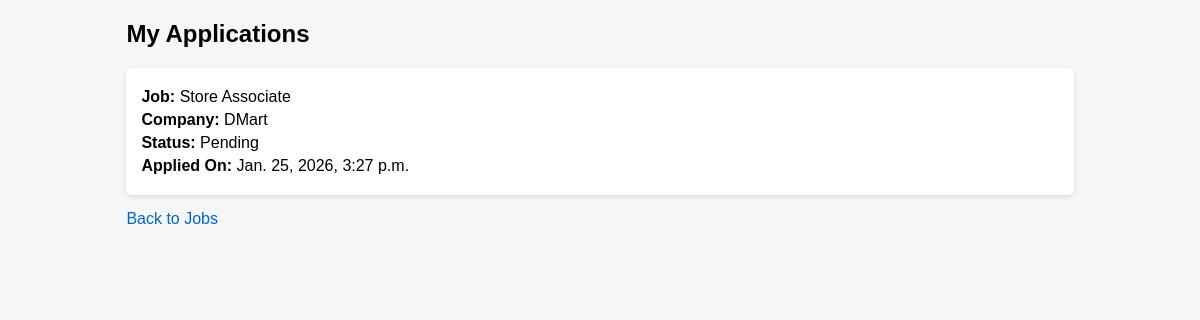
Screenshot of /jobs/my-applications/ (signed in) with the database file from the repository.
### jobs/models.py (models this page shows, shortened)
class Application(models.Model):
    STATUS_CHOICES = [
        ('Pending', 'Pending'),
        ('Approved', 'Approved'),
        ('Rejected', 'Rejected'),
    ]
    job = models.ForeignKey(Job, on_delete=models.CASCADE)
    user = models.ForeignKey(User, on_delete=models.CASCADE, null=True)
    name = models.CharField(max_length=100)
    email = models.EmailField()
    status = models.CharField(max_length=20, choices=STATUS_CHOICES, default='Pending')
    applied_on = models.DateTimeField(auto_now_add=True)

class Job(models.Model):
    title = models.CharField(max_length=200)
    company = models.CharField(max_length=200)
    description = models.TextField()
    location = models.CharField(max_length=100)
    salary = models.CharField(max_length=50)
    posted_by = models.ForeignKey(User, on_delete=models.CASCADE)
    posted_on = models.DateTimeField(auto_now_add=True)

### jobs/views.py (the view)
# urls.py: path('my-applications/', views.my_applications, name='my_applications'),
@login_required(login_url='/login/')
def my_applications(request):
    applications = Application.objects.filter(user=request.user)
    return render(request, 'jobs/my_applications.html', {'applications': applications})

### jobs/templates/jobs/my_applications.html (shortened to what this page needs)
<!DOCTYPE html>
<html>
<head>
    {% load static %}
    <link rel="stylesheet" href="{% static 'jobs/style.css' %}">
</head>
<body>
<div class="container">
    <h2>My Applications</h2>
    {% for app in applications %}
        <div class="job-card">
            <p><strong>Job:</strong> {{ app.job.title }}</p>
            <p><strong>Company:</strong> {{ app.job.company }}</p>
            <p><strong>Status:</strong> {{ app.status }}</p>
            <p><strong>Applied On:</strong> {{ app.applied_on }}</p>
        </div>
    {% empty %}
        <p>No applications yet.</p>
    {% endfor %}
    <a href="/jobs/">Back to Jobs</a>
</div>
</body>
</html>

### jobs/static/jobs/style.css (style rules this page uses)
body { font-family: Arial, sans-serif; background-color: #f4f6f8; }
.container { width: 80%; margin: auto; }
.job-card { background: #ffffff; padding: 15px; margin: 15px 0; border-radius: 6px; box-shadow: 0 2px 5px rgba(0,0,0,0.1); }
.job-card p { margin: 5px 0; }
a { color: #0066cc; text-decoration: none; }

### rows the page displays
Application: job "Store Associate", job.company "DMart", status "Pending", applied_on "Jan. 25, 2026, 3:27 p.m."
